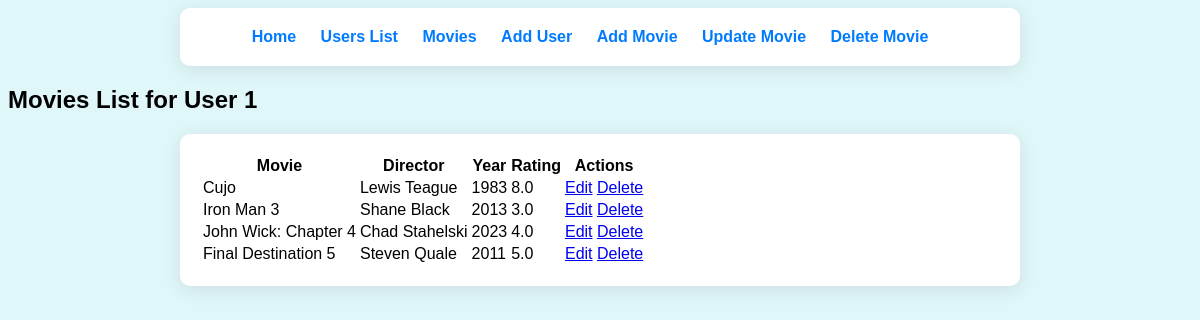
The app's page /user/1/movies, older data.
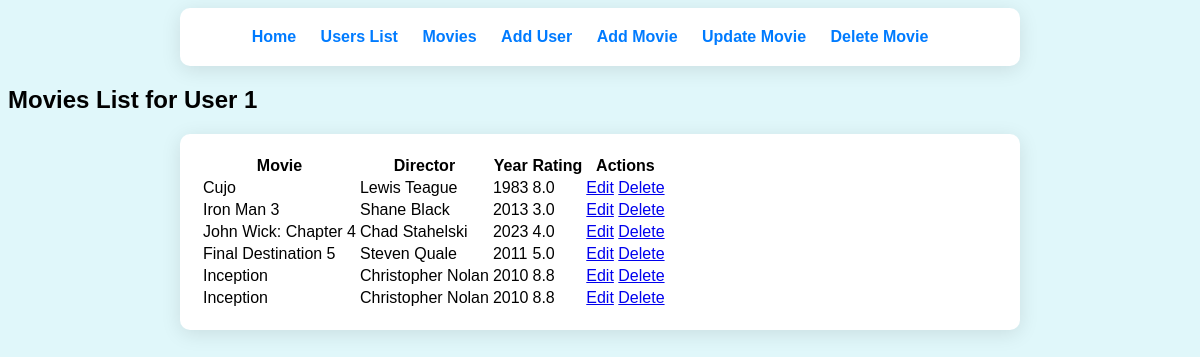
The same page, newer data.
### modelsDB.py (models this page shows)
class Movie(db.Model):
    id = db.Column(db.Integer, primary_key=True)
    name = db.Column(db.String(100), nullable=False)
    director = db.Column(db.String(100), nullable=False)
    year = db.Column(db.Integer, nullable=False)
    rating = db.Column(db.Float, nullable=False)
    user_id = db.Column(db.Integer, db.ForeignKey('user.id'), nullable=False)

### app.py (the view)
    @app.route('/user/<int:user_id>/movies')
    def user_movies(user_id):
        movies = data_manager.get_user_movies(user_id)
        return render_template('movies.html', movies=movies, user_id=user_id)

### datamanager/sqlite_data_manager.py (called while the page is built)
    def get_user_movies(self, user_id):
        with current_app.app_context():
            user = User.query.get(user_id)
            return user.movies if user else []

### templates/movies.html (shortened to what this page needs)
<!DOCTYPE html>
<html lang="en">
<head>
    <link rel="stylesheet" href="{{ url_for('static', filename='styles.css') }}">
</head>
<body>
    <div class="nav-container">
            <nav>
                <ul class="nav-list">
                    <li><a href="{{ url_for('home') }}">Home</a></li>
                    <li><a href="{{ url_for('list_users') }}">Users List</a></li>
                    <li><a href="{{ url_for('user_movies', user_id=1) }}">Movies</a></li>
                    <li><a href="{{ url_for('add_user') }}">Add User</a></li>
                    <li><a href="{{ url_for('add_movie', user_id=1) }}">Add Movie</a></li>
                    <li><a href="{{ url_for('update_movie', user_id=1, movie_id=1) }}">Update Movie</a></li>
                    <li><a href="{{ url_for('delete_movie', user_id=1, movie_id=1) }}">Delete Movie</a></li>
                </ul>
            </nav>
        </div>
    <h2>Movies List for User {{ user_id }}</h2>
<div class="nav-container">
    <table class="user-table">
        <thead>
            <tr>
                <th>Movie</th>
                <th>Director</th>
                <th>Year</th>
                <th>Rating</th>
                <th>Actions</th>
            </tr>
        </thead>
        <tbody>
            {% for movie in movies %}
                <tr>
                    <td>{{ movie.name }}</td>
                    <td>{{ movie.director }}</td>
                    <td>{{ movie.year }}</td>
                    <td>{{ movie.rating }}</td>
                    <td>
                        <a href="{{ url_for('update_movie', user_id=user_id, movie_id=movie.id) }}">Edit</a>
                        <a href="{{ url_for('delete_movie', user_id=user_id, movie_id=movie.id) }}">Delete</a>
                    </td>
                </tr>
            {% endfor %}
        </tbody>
    </table>
</div>
</body>
</html>

### static/styles.css (style rules this page uses)
body { font-family: Arial, sans-serif; background-color: #e0f7fa; }
.nav-container { background-color: #fff; padding: 20px; border-radius: 10px; box-shadow: 0 4px 20px rgba(0, 0, 0, 0.1); max-width: 800px; margin: 0 auto; transition: transform 0.3s; }
.nav-list { list-style-type: none; padding: 0; margin: 0; text-align: center; }
.nav-list li { display: inline; margin-right: 20px; }
.nav-list li a { text-decoration: none; color: #007BFF; font-weight: bold; }

Row changes from the older to the newer data that the page shows:
added Movie: name "Inception", director "Christopher Nolan", year "2010", rating "8.8"
added Movie: name "Inception", director "Christopher Nolan", year "2010", rating "8.8"
